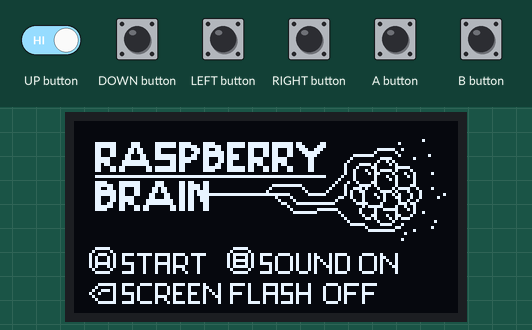
The sketch below on a simulated Arduboy, built with avr-gcc and run on an emulated ATmega32U4. Parts: 128×64 one-colour display. The test bench sets the inputs (shaded band). Random numbers use the default seed unless the sketch sets one; EEPROM starts erased.

Above: at 1.2 s.
1.3 s: A button pressed for 0.15 s
At 2.0 s:
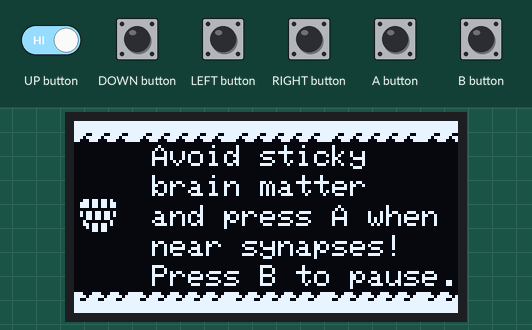
3.1 s: B button pressed for 0.15 s
At 4.1 s:
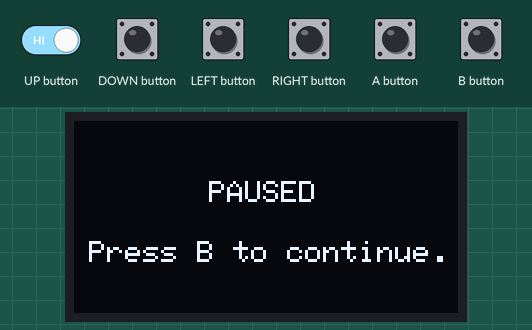
4.7 s: UP button driven LOW and B button driven LOW
At 5.3 s:
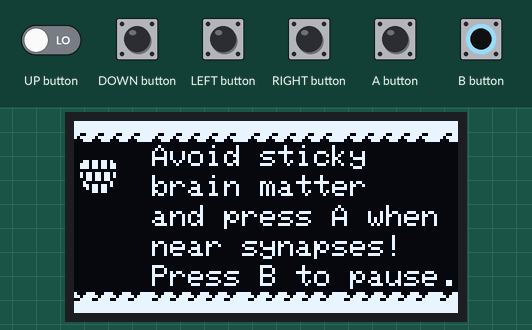

Measured:
- after the input at 1.3 s, the display: first changes after 0.22 s (image 1 shows a later state)
- after the input at 4.7 s, the display: first changes after 0.08 s (image 3 shows a later state)

The sketch:

RaspberryBrain.ino
```cpp
// See: https://mlxxxp.github.io/documents/Arduino/libraries/Arduboy2/Doxygen/html/
#include <Arduboy2.h>
#include <EEPROM.h>
#include "Images.h"
#include "globals.h"
#include "game.h"

void setup() {

  arduboy.begin();
  // for quicker booting when developing
  // arduboy.boot();
  // arduboy.flashlight();

  arduboy.setFrameRate(60);

  // initialize things here
  arduboy.initRandomSeed();

  initialiseEEPROM();

}

void loop() {
  if (!arduboy.nextFrame())
    return;

  arduboy.clear();

  arduboy.pollButtons();

  switch (gameStatus) {

    case GameStatus::Reset:
      resetGame();
      gameStatus = GameStatus::Introduction;

    case GameStatus::Introduction:
      introduction();
      break;

    case GameStatus::PlayGame:
      playGame();
      break;

    case GameStatus::GameOver:
      gameOver();
      break;

  }

  arduboy.display();
}
```

Size.h
```cpp
#pragma once

//
// Copyright (C) 2019 Pharap (@Pharap)
//
// Licensed under the Apache License, Version 2.0 (the "License");
// you may not use this file except in compliance with the License.
// You may obtain a copy of the License at
//
// http://www.apache.org/licenses/LICENSE-2.0
//
// Unless required by applicable law or agreed to in writing, software
// distributed under the License is distributed on an "AS IS" BASIS,
// WITHOUT WARRANTIES OR CONDITIONS OF ANY KIND, either express or implied.
// See the License for the specific language governing permissions and
// limitations under the License.
//

#if defined(ARDUINO)

// Include size_t
#include <stddef.h>

#else

// Include std::size_t
#include <cstddef>

#endif

//
// getSize
//

#if defined(ARDUINO)

template< typename Type, size_t size >
constexpr size_t getSize(const Type (&)[size]) noexcept
{
  return size;
}

#else

template< typename Type, std::size_t size >
constexpr std::size_t getSize(const Type (&)[size]) noexcept
{
  return size;
}

#endif
```

game.h
```cpp
#ifndef GAME_H
#define GAME_H

#include "globals.h"

// Add ability to turn on or off beep sounds
void toggleSoundSettings() {

  if (arduboy.audio.enabled()) {
    arduboy.audio.off();
  } else {
    arduboy.audio.on();
  }
  arduboy.audio.saveOnOff();
}

// Add ability to toggle screen flash when synapse is hit
void toggleScreenFlash() {

  if (saveData.shouldScreenFlash) {
    saveData.shouldScreenFlash = false;
  } else {
    saveData.shouldScreenFlash = true;
  }
  saveEEPROM();
}

void drawBackground() {

  // Check if ground should be moved
  if (moveGround) {

    // If the ground has moved one entire tile, add new tiles to the end
    if (groundX == 32) {
      groundX = 0;
    }

    ++groundX;

    // Background design might be too overwhelming
    // for (uint8_t x = 0; x < 5; x++) {
    //   for (uint8_t y = 0; y < 2; y++) {
    //     Sprites::drawSelfMasked((x * tileSize) - groundX,  y * tileSize, brainBg, 0);
    //   }
    // }

    for (uint8_t x = 0; x < 5; ++x) {
      Sprites::drawSelfMasked((x * tileSize) - groundX,  0, borderTop, 0);
    }

    for (uint8_t x = 0; x < 5; ++x) {
      Sprites::drawSelfMasked((x * tileSize) - groundX,  HEIGHT - borderHeight, borderBottom, 0);
    }

  }

}

//
// Reset everything for a new game
//
void resetGame() {

  loadEEPROM();

  for (uint8_t i = 0; i < numberOfMatters; ++i) {
    matters[i].enabled = false;
  }

  for (uint8_t i = 0; i < numberOfSynapses; ++i) {
    synapses[i].enabled = false;
  }

  player.x = 0;
  player.y = (HEIGHT / 2) - (playerSize / 2);
  player.image = raspberry;

  score = 0;
  launchTimer = 200;
  isPaused = false;
  synapseMisses = 0;
}

void printInstructions() {
  arduboy.setCursor(26, 8);
  arduboy.print(F("Avoid sticky"));
  arduboy.setCursor(26, 18);
  arduboy.print(F("brain matter"));
  arduboy.setCursor(26, 28);
  arduboy.print(F("and press A when"));
  arduboy.setCursor(26, 38);
  arduboy.print(F("near synapses!"));
  arduboy.setCursor(26, 48);
  arduboy.print(F("Press B to pause."));
}

void showMisses() {
  if (!launchTimer) {
    arduboy.fillRect(0, 0, 16, 8, BLACK);
    arduboy.setCursor(0, 0);
    arduboy.print(F("Misses: "));
    if (synapseMisses <= synapseMissesAllowed) {
      arduboy.print(synapseMisses);
    } else {
      arduboy.print(synapseMissesAllowed);
    }
  }
}

void drawPlayer() {
  Sprites::drawSelfMasked(player.x, player.y, player.image, 0);
}

void updateSynapses() {
  for (uint8_t i = 0; i < numberOfSynapses; ++i) {
    if (synapses[i].enabled) {
      --synapses[i].x;

      // If synapse goes off the left of screen or gets clicked on, reset it
      if (synapses[i].x < -getImageWidth(synapses[i].image) || synapses[i].hit) {
        synapses[i].enabled = false;
      }

      if(synapses[i].x < -getImageWidth(synapses[i].image) && !synapses[i].hit) {
        ++synapseMisses;
        if (synapseMisses == synapseMissesAllowed) {
          gameStatus = GameStatus::GameOver;
        }
      }
    }
  }
}

// Draw synapse, one on screen at a time
void drawSynapses() {

  for (uint8_t i = 0; i < numberOfSynapses; ++i) {
    if (synapses[i].enabled) {
      Sprites::drawSelfMasked(synapses[i].x, synapses[i].y, synapses[i].image, 0);
    }
  }
}

// Move matters until they go off screen, then reset them
void updateMatters() {
  for (uint8_t i = 0; i < numberOfMatters; ++i) {
    if (matters[i].enabled) {
      --matters[i].x;

      // If matter goes off the left of screen, reset it
      if (matters[i].x < -getImageWidth(matters[i].image)) {
        matters[i].enabled = false;
      }
    }
  }
}

//
// Render enabled matters on the screen
//
void drawMatters() {

  for (uint8_t i = 0; i < numberOfMatters; ++i) {
    if (matters[i].enabled) {
      Sprites::drawSelfMasked(matters[i].x, matters[i].y, matters[i].image, 0);
    }
  }

  // DEBUG

  /* arduboy.fillRect(0, 0, 32, 32, BLACK);

  for (uint8_t i = 0; i < numberOfMatters; ++i) {
    arduboy.setCursor(0, i * 10);
    arduboy.print(matters[i].enabled);
    arduboy.print(", ");
    arduboy.print(matters[i].x);
    arduboy.print(", ");
    arduboy.print(getImageWidth(matters[i].image));
  }

  */

}

//
// Detect all collisions
//

bool collisionMatter() { // Built-in method

  for (uint8_t i = 0; i < numberOfMatters; ++i) {

    if (!matters[i].enabled)
      continue;

    Rect playerRect
    {
      player.x,
      player.y,
      getImageWidth(player.image),
      getImageHeight(player.image)
    };

    // arduboy.drawRect(playerRect.x, playerRect.y, playerRect.width, playerRect.height );


    Rect matterRect
    {
      matters[i].x,
      matters[i].y,
      getImageWidth(matters[i].image),
      getImageHeight(matters[i].image)
    };

    // arduboy.drawRect(matterRect.x, matterRect.y, matterRect.width, matterRect.height );

    if (arduboy.collide(playerRect, matterRect)) {
      return true;
    }
  }
  return false;
}

// Synapse collision

bool collisionSynapse() {

  for (uint8_t i = 0; i < numberOfSynapses; ++i) {

    if (!synapses[i].enabled)
      continue;

    Rect playerRect
    {
      player.x,
      player.y,
      getImageWidth(player.image),
      getImageHeight(player.image)
    };

    Rect synapseRect
    {
      synapses[i].x,
      synapses[i].y,
      getImageWidth(synapses[i].image),
      getImageHeight(synapses[i].image)
    };

    if (arduboy.collide(playerRect, synapseRect)) {
      return true;
    }
  }
  return false;
}

void detectHit() {

  for (uint8_t i = 0; i < numberOfSynapses; ++i) {
    if (arduboy.justPressed(A_BUTTON) && collisionSynapse()) {
      synapses[i].hit = true;

      if (saveData.shouldScreenFlash) {
        arduboy.fillScreen(WHITE);
      }

      if (arduboy.audio.enabled()) {
        sound.tone(NOTE_E5, 50);
      }
      score += 10;
    }
  }
}

//
// Detect player input for raspberry movement
//

void movePlayer() {

  // move left
  if (arduboy.pressed(LEFT_BUTTON) && player.x > 0 && !collisionMatter()) {
    --player.x;
  }

  // move right if not hitting an matter
  if (arduboy.pressed(RIGHT_BUTTON) && player.x < 100 && !collisionMatter()) {
    ++player.x;
  }

  // move up
  if (arduboy.pressed(UP_BUTTON) && player.y > borderHeight) {
    --player.y;
  }

  // move down
  if (arduboy.pressed(DOWN_BUTTON) && player.y < (bottomBorderLimit - playerSize)) {
    ++player.y;
  }
}

void launchSynapse(uint8_t synapseNumber) {

  // launch synapse target
  synapses[synapseNumber].x = WIDTH - 1;
  synapses[synapseNumber].y = random(8, 48);
  synapses[synapseNumber].enabled = true;
  synapses[synapseNumber].hit = false;
}

void launchMatter(uint8_t matterNumber) {

  // need to randomly choose between small or medium size
  uint8_t randomLowerVal = static_cast<uint8_t>(Size::Small); // 0
  uint8_t randomUpperVal = static_cast<uint8_t>(Size::Medium); // 1
  uint8_t randomObstacle = random(randomLowerVal, randomUpperVal + 1);
  Size size = static_cast<Size>(randomObstacle);

  // random number from spawnCoords[] lookup table
  int index = (random() % getSize(spawnCoords));

  // launch matter
  matters[matterNumber].x = WIDTH - 1;
  matters[matterNumber].y = spawnCoords[index];
  matters[matterNumber].size = size;
  matters[matterNumber].enabled = true;

  if (matters[matterNumber].size == Size::Medium) {
    matters[matterNumber].image = matterMedium;
  } else {
    matters[matterNumber].image = matterSmall;
  }

}

//
// Functions for game states
//

void introduction() {

  Sprites::drawOverwrite(0, 0, intro, 0);

  Sprites::drawOverwrite(95, 43, (arduboy.audio.enabled() ? sound_on : sound_off), 0);

  if (arduboy.justPressed(B_BUTTON)) {
    toggleSoundSettings();
    Sprites::drawOverwrite(95, 43, (arduboy.audio.enabled() ? sound_on : sound_off), 0);
  }

  Sprites::drawOverwrite(83, 53, (saveData.shouldScreenFlash ? sound_on : sound_off), 0);

  if (arduboy.justPressed(RIGHT_BUTTON)) {
    toggleScreenFlash();
    Sprites::drawOverwrite(83, 53, (saveData.shouldScreenFlash ? sound_on : sound_off), 0);
  }

  if (arduboy.justPressed(A_BUTTON)) {
    gameStatus = GameStatus::PlayGame;
  }
}

void playGame() {

  // include all gameplay functions in here
  drawBackground();
  drawPlayer();
  movePlayer();

  // Pause feature
  if (isPaused) {
    arduboy.fillScreen(BLACK);
    arduboy.setCursor(45, 20);
    arduboy.print(F("PAUSED"));
    arduboy.print(F("\n"));
    arduboy.setCursor(5, 40);
    arduboy.print(F("Press B to continue."));

    if (arduboy.justPressed(B_BUTTON)) {
      isPaused = false;
    }

    return;
  }

  if (arduboy.justPressed(B_BUTTON)) {
    isPaused = true;
    return;
  }

  // Don't launch anything until timer is up.
  // This is here so the player isn't caught off guard immediately

  if (launchTimer > 0) {
    --launchTimer;
    printInstructions();
  }

  if (launchTimer == 0) {
    --matterLaunchCountdown;

    if (matterLaunchCountdown == 0) {
      for (uint8_t i = 0; i < numberOfMatters; ++i) {
        if (!matters[i].enabled) {
          launchMatter(i);
          break;
        }
      }
      matterLaunchCountdown = random(matterLaunchDelayMin, matterLaunchDelayMax);
    }

    // Should we launch another target (synapse)?
    --synapseLaunchCountdown;

    if (synapseLaunchCountdown == 0) {
      // Launch a new synapse if player clicked on current one
      for (uint8_t i = 0; i < numberOfSynapses; ++i) {
        if (!synapses[i].enabled) {
          launchSynapse(i);
          break;
        }
      }
      synapseLaunchCountdown = random(synapseLaunchDelayMin, synapseLaunchDelayMax) + matterLaunchCountdown;
    }
  }

  // Any collisions?

  if (collisionMatter()) {
      if (player.x > 0) {
        player.x--;
      } else {
        gameStatus = GameStatus::GameOver;
      }
  }

  updateMatters();
  drawMatters();
  updateSynapses();
  drawSynapses();
  detectHit();
  showMisses();
}

void gameOver() {

  if (score > saveData.highScore) {
    saveData.highScore = score;
    saveEEPROM();
  }

  arduboy.setCursor(35, 10);
  arduboy.print(F("GAME OVER"));

  arduboy.setCursor(0, 20);

  if (synapseMisses == synapseMissesAllowed) {
    arduboy.print(F("Missed 3 synapses!"));
  } else {
    arduboy.print(F("You got stuck!"));
  }

  arduboy.setCursor(0, 30);
  arduboy.print(F("SCORE: "));
  arduboy.print(score);

  arduboy.setCursor(0, 40);
  arduboy.print(F("HIGH SCORE: "));
  arduboy.print(saveData.highScore);

  arduboy.setCursor(0, 50);
  arduboy.print(F("Press B to start over."));

  // Show current score and high score on this screen

  if (arduboy.justPressed(B_BUTTON)) {
    gameStatus = GameStatus::Reset;
  }
}

#endif
```

globals.h
```cpp
#ifndef GLOBAL_H
#define GLOBAL_H

Arduboy2 arduboy;
#include "Size.h"
#include <ArduboyTones.h>
ArduboyTones sound(arduboy.audio.enabled);

constexpr uint8_t tileSize{ 32 };
constexpr uint8_t borderHeight{ 8 };
constexpr uint8_t bottomBorderLimit{ HEIGHT - borderHeight };
constexpr uint8_t playerSize{ 16 };
constexpr uint8_t numberOfMatters{ 4 };
constexpr uint16_t increaseDifficultyScore { 1000 };
constexpr uint8_t numberOfSynapses{ 1 };
constexpr uint8_t synapseSize{ 8 };
constexpr uint8_t synapseMissesAllowed{ 3 };

uint8_t synapseMisses{ 0 };

constexpr uint16_t saveOffset = 164;
constexpr uint16_t startAddress = (EEPROM_STORAGE_SPACE_START + saveOffset);

constexpr uint16_t byte1Address = startAddress;
constexpr uint16_t byte2Address = (byte1Address + sizeof(uint8_t));
constexpr uint16_t dataAddress = (byte2Address + sizeof(uint8_t));

// Some more suitable letters :P
constexpr uint8_t checkByte1 = 'R';
constexpr uint8_t checkByte2 = 'B';

// Set everything being saved to EEPROM - credit goes to Pharap and filmote
struct SaveData {
  bool shouldScreenFlash;
  uint16_t highScore;
};

SaveData saveData { false, 0 };

void clearEEPROM()
{
  EEPROM.update(byte1Address, checkByte1);
  EEPROM.update(byte2Address, checkByte2);

  SaveData blankSaveData { false, 0 };
  EEPROM.put(dataAddress, blankSaveData);
}

void initialiseEEPROM()
{
  uint8_t byte1 = EEPROM.read(byte1Address);
  uint8_t byte2 = EEPROM.read(byte2Address);

  if ((byte1 != checkByte1) || (byte2 != checkByte2))
  {
    clearEEPROM();
  }
}

void loadEEPROM()
{
  EEPROM.get(dataAddress, saveData);
}

void saveEEPROM()
{
  EEPROM.put(dataAddress, saveData);
}

// Ground scrolling
bool moveGround{ true };
float groundX { 0 };

// Pause
bool isPaused{ false };

// Scoring
uint16_t score { 0 };

// Timing of random matter spawning
uint8_t matterLaunchDelayMin{ 30 };
uint16_t matterLaunchDelayMax{ 70 };

// Timer for launching matters
uint16_t matterLaunchCountdown = matterLaunchDelayMin;

// Timing of synapse spawning
uint8_t synapseLaunchDelayMin{ 20 };
uint16_t synapseLaunchDelayMax{ 20 };

// Timer for synapse targets
uint16_t synapseLaunchCountdown = synapseLaunchDelayMin;

// Timer to delay first spawn
uint8_t launchTimer{ 200 };

// Lookup table for spawning medium matters
int spawnCoords[16] = {
  8, 9, 10, 11, 12, 13, 14, 32, 33, 34, 35, 36, 37, 38, 39, 40
};

enum class GameStatus : uint8_t {
  Reset,
  Introduction,
  PlayGame,
  GameOver,
};

GameStatus gameStatus {GameStatus::Reset}; // for production
// GameStatus gameStatus {GameStatus::PlayGame}; // for testing

enum class Size : uint8_t {
  Small,
  Medium,
};

struct Raspberry {
  uint8_t x;
  uint8_t y;
  const uint8_t *image;
};

// create player
Raspberry player = {0, (HEIGHT / 2) - (playerSize / 2), raspberry};

struct Matter {
  int8_t x;
  int8_t y;
  Size size;
  bool enabled;
  const uint8_t *image;
};

// create matter matters
Matter matters[numberOfMatters] = {
  {0, 8, Size::Small, false, matterSmall},
  {0, 8, Size::Small, false, matterSmall},
  {0, 8, Size::Small, false, matterSmall},
  {0, 8, Size::Small, false, matterSmall},
};

struct Synapse {
  int8_t x;
  int8_t y;
  bool enabled;
  bool hit;
  const uint8_t *image;
};

Synapse synapses[numberOfSynapses] = {
  {100, (HEIGHT / 2) - (synapseSize / 2), false, false, synapse}
};

#endif
```

Source omitted: Images.h (data table, 9462 bytes)
